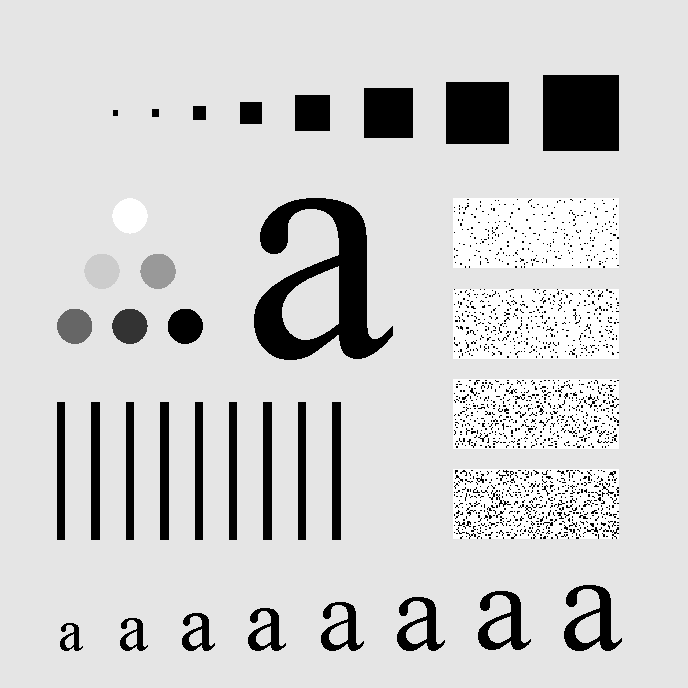
#> input picture Digital Image Processing/Exercise10/Fig0237(a)(characters test pattern)_POST.tif, 688 x 688 px
$ python main2.py
#> lines starting #> are read from the running program, lines starting #| are printed output that depends on the picture
### Digital Image Processing/DIPpack/DIPMAIN.py
from DIPpack.imginfo import getinfo
import numpy as np
from PIL import Image
import matplotlib.pyplot as plt
import exifread
from pprint import pprint
from scipy.signal import convolve2d
from scipy.ndimage.interpolation import rotate
import cv2


class DiPpackage:
    """Initate the image for processing\n
        image_path = None, image_new: 2Darray"""
    def __init__(self, image_path = None, image_new = [[None]]):
        """Initate the image for processing"""
        self.image_path = image_path
        if image_new[0][0] != None:
            self.image = image_new
        elif image_path != None:
            self.image = np.array(Image.open(image_path))
#> self.image is the input picture: shape (688, 688); min 0, max 255, mean 207.3
        else:
            raise Exception('You must an image input')

    # [4 lines left out: function rotate, not called in this run]

    def plot(self, ax = 'plt', cmap = 'gray'):
        """Plots the image"""
        eval(f'{ax}.imshow(self.image, cmap = cmap, vmin = 0, vmax = 255)')


    # [206 lines left out: functions transform_image_255, transform_image_01, gamma_transform, getinfo, interpolate, contrast_stretch and 5 more, not called in this run]


    def gaussian_lp(self, sigma):
#> called with sigma = 60
        row, col = self.image.shape
#> row = 688; col = 688
        H = np.zeros((row, col))
        for y in range(row):
            for x in range(col):
                D = np.sqrt((y-int(row/2))**2 + (x-int(col/2))**2)
                H[y,x] = np.exp(-D**2/(2*sigma**2))
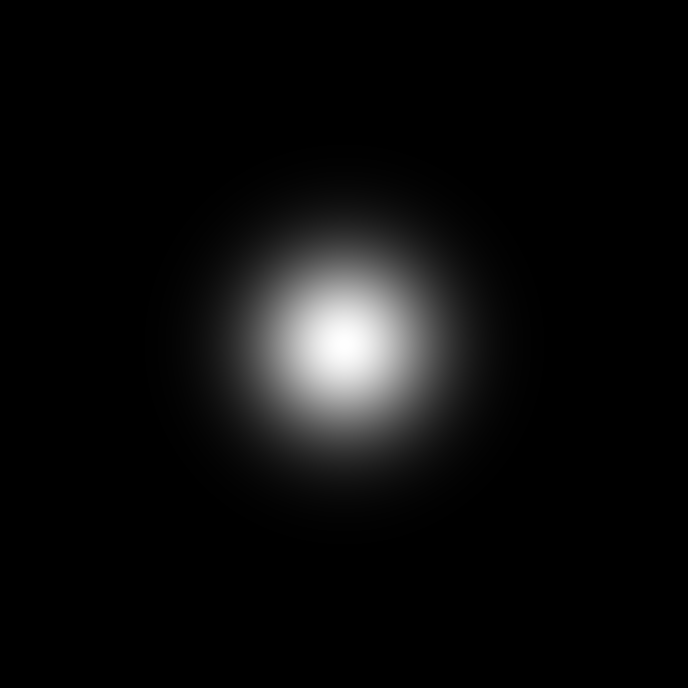
#> H: shape (688, 688) float64; min 5.3e-15, max 1, mean 0.0478
        X = np.fft.fftshift(np.fft.fft2(self.image))
        Y = np.fft.fftshift(X*H)
        y = np.fft.ifft2(Y)
        return y

    def gaussian_hp(self, sigma):
#> called with sigma = 60
        row, col = self.image.shape
#> row = 688; col = 688
        H = np.zeros((row, col))
        for y in range(row):
            for x in range(col):
                D = np.sqrt((y-int(row/2))**2 + (x-int(col/2))**2)
                H[y,x] = np.exp(-D**2/(2*sigma**2))
        H_hp = (1-H)
        X = np.fft.fftshift(np.fft.fft2(self.image))
        Y = np.fft.fftshift(X*H_hp)
        y = np.fft.ifft2(Y)
        return y

### Digital Image Processing/Exercise10/main2.py
from DIPpack import DiPpackage as dip
import matplotlib.pyplot as plt

image = dip('Fig0237(a)(characters test pattern)_POST.tif')

new = image.gaussian_lp(60)
new2 = image.gaussian_hp(60)

#> (the run stopped early here; a loop or call above may not have finished)
